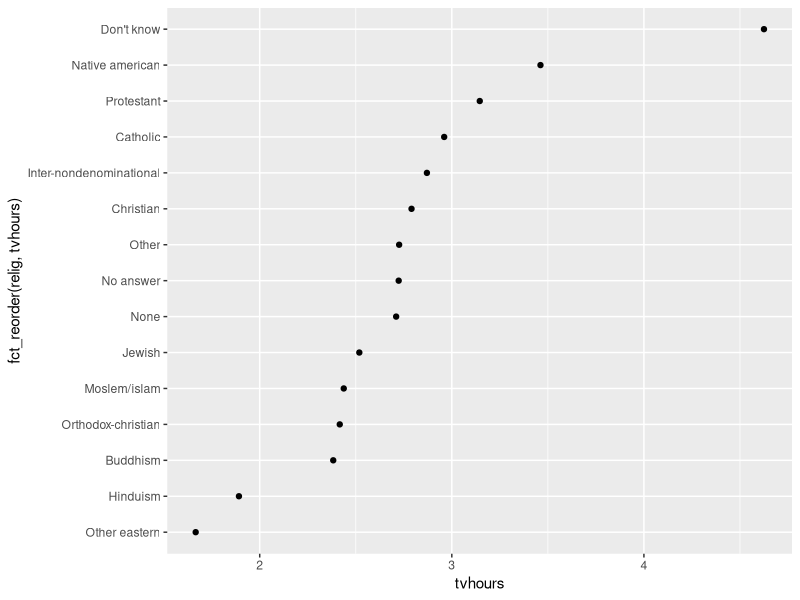

Source code (R):
library(tidyverse)
library(forcats)

relig <- gss_cat %>%
  group_by(relig) %>%
  summarize(
    age = mean(age, na.rm = T),
    tvhours = mean(tvhours, na.rm = T),
    n = n()
  )

ggplot(relig, aes(tvhours, fct_reorder(relig, tvhours))) + geom_point()
